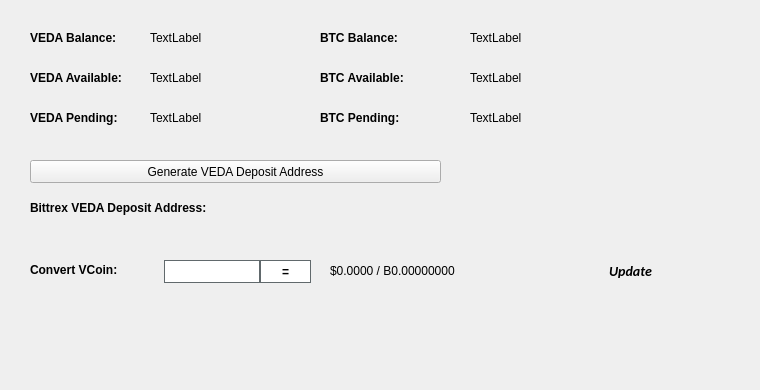
   <widget class="QWidget" name="BalanceTab">
    <attribute name="title">
     <string>Balance</string>
    </attribute>
    <widget class="QLabel" name="BitcoinBalanceLabel">
     <property name="geometry">
      <rect>
       <x>470</x>
       <y>30</y>
       <width>150</width>
       <height>16</height>
      </rect>
     </property>
     <property name="text">
      <string>TextLabel</string>
     </property>
    </widget>
    <widget class="QLabel" name="VEDABalanceLabel">
     <property name="geometry">
      <rect>
       <x>150</x>
       <y>30</y>
       <width>150</width>
       <height>16</height>
      </rect>
     </property>
     <property name="text">
      <string>TextLabel</string>
     </property>
    </widget>
    <widget class="QLabel" name="label_11">
     <property name="geometry">
      <rect>
       <x>30</x>
       <y>30</y>
       <width>101</width>
       <height>16</height>
      </rect>
     </property>
     <property name="font">
      <font>
       <weight>75</weight>
       <bold>true</bold>
      </font>
     </property>
     <property name="text">
      <string>VEDA Balance:</string>
     </property>
    </widget>
    <widget class="QLabel" name="label_12">
     <property name="geometry">
      <rect>
       <x>320</x>
       <y>30</y>
       <width>101</width>
       <height>16</height>
      </rect>
     </property>
     <property name="font">
      <font>
       <weight>75</weight>
       <bold>true</bold>
      </font>
     </property>
     <property name="text">
      <string>BTC Balance:</string>
     </property>
    </widget>
    <widget class="QLabel" name="VEDAAvailableLabel_2">
     <property name="geometry">
      <rect>
       <x>150</x>
       <y>70</y>
       <width>150</width>
       <height>16</height>
      </rect>
     </property>
     <property name="text">
      <string>TextLabel</string>
     </property>
    </widget>
    <widget class="QLabel" name="label_13">
     <property name="geometry">
      <rect>
       <x>30</x>
       <y>70</y>
       <width>111</width>
       <height>16</height>
      </rect>
     </property>
     <property name="font">
      <font>
       <weight>75</weight>
       <bold>true</bold>
      </font>
     </property>
     <property name="text">
      <string>VEDA Available:</string>
     </property>
    </widget>
    <widget class="QLabel" name="label_14">
     <property name="geometry">
      <rect>
       <x>30</x>
       <y>110</y>
       <width>101</width>
       <height>16</height>
      </rect>
     </property>
     <property name="font">
      <font>
       <weight>75</weight>
       <bold>true</bold>
      </font>
     </property>
     <property name="text">
      <string>VEDA Pending:</string>
     </property>
    </widget>
    <widget class="QLabel" name="VEDAPendingLabel">
     <property name="geometry">
      <rect>
       <x>150</x>
       <y>110</y>
       <width>150</width>
       <height>16</height>
      </rect>
     </property>
     <property name="text">
      <string>TextLabel</string>
     </property>
    </widget>
    <widget class="QLabel" name="label_15">
     <property name="geometry">
      <rect>
       <x>320</x>
       <y>70</y>
       <width>111</width>
       <height>16</height>
      </rect>
     </property>
     <property name="font">
      <font>
       <weight>75</weight>
       <bold>true</bold>
      </font>
     </property>
     <property name="text">
      <string>BTC Available:</string>
     </property>
    </widget>
    <widget class="QLabel" name="BitcoinAvailableLabel">
     <property name="geometry">
      <rect>
       <x>470</x>
       <y>70</y>
       <width>150</width>
       <height>16</height>
      </rect>
     </property>
     <property name="text">
      <string>TextLabel</string>
     </property>
    </widget>
    <widget class="QLabel" name="label_31">
     <property name="geometry">
      <rect>
       <x>320</x>
       <y>110</y>
       <width>111</width>
       <height>16</height>
      </rect>
     </property>
     <property name="font">
      <font>
       <weight>75</weight>
       <bold>true</bold>
      </font>
     </property>
     <property name="text">
      <string>BTC Pending:</string>
     </property>
    </widget>
    <widget class="QLabel" name="BitcoinPendingLabel">
     <property name="geometry">
      <rect>
       <x>470</x>
       <y>110</y>
       <width>150</width>
       <height>16</height>
      </rect>
     </property>
     <property name="text">
      <string>TextLabel</string>
     </property>
    </widget>
    <widget class="QLabel" name="label_33">
     <property name="geometry">
      <rect>
       <x>30</x>
       <y>200</y>
       <width>221</width>
       <height>16</height>
      </rect>
     </property>
     <property name="font">
      <font>
       <weight>75</weight>
       <bold>true</bold>
      </font>
     </property>
     <property name="text">
      <string>Bittrex VEDA Deposit Address:</string>
     </property>
    </widget>
    <widget class="QPushButton" name="GenDepositBTN">
     <property name="geometry">
      <rect>
       <x>30</x>
       <y>160</y>
       <width>411</width>
       <height>23</height>
      </rect>
     </property>
     <property name="text">
      <string>Generate VEDA Deposit Address</string>
     </property>
     <property name="icon">
      <iconset resource="../veda.qrc">
       <normaloff>:/icons/bitcoin</normaloff>:/icons/bitcoin</iconset>
     </property>
    </widget>
    <widget class="QLabel" name="DepositAddressLabel">
     <property name="geometry">
      <rect>
       <x>200</x>
       <y>200</y>
       <width>261</width>
       <height>16</height>
      </rect>
     </property>
     <property name="palette">
      <palette>
       <active>
        <colorrole role="WindowText">
         <brush brushstyle="SolidPattern">
          <color alpha="255">
           <red>0</red>
           <green>0</green>
           <blue>0</blue>
          </color>
         </brush>
        </colorrole>
        <colorrole role="Text">
         <brush brushstyle="SolidPattern">
          <color alpha="255">
           <red>0</red>
           <green>0</green>
           <blue>255</blue>
          </color>
         </brush>
        </colorrole>
       </active>
       <inactive>
        <colorrole role="WindowText">
         <brush brushstyle="SolidPattern">
          <color alpha="255">
           <red>0</red>
           <green>0</green>
           <blue>0</blue>
          </color>
         </brush>
        </colorrole>
        <colorrole role="Text">
         <brush brushstyle="SolidPattern">
          <color alpha="255">
           <red>0</red>
           <green>0</green>
           <blue>255</blue>
          </color>
         </brush>
        </colorrole>
       </inactive>
       <disabled>
        <colorrole role="WindowText">
         <brush brushstyle="SolidPattern">
          <color alpha="255">
           <red>120</red>
           <green>120</green>
           <blue>120</blue>
          </color>
         </brush>
        </colorrole>
        <colorrole role="Text">
         <brush brushstyle="SolidPattern">
          <color alpha="255">
           <red>120</red>
           <green>120</green>
           <blue>120</blue>
          </color>
         </brush>
        </colorrole>
       </disabled>
      </palette>
     </property>
     <property name="font">
      <font>
       <weight>75</weight>
       <bold>true</bold>
      </font>
     </property>
     <property name="text">
      <string/>
     </property>
     <property name="alignment">
      <set>Qt::AlignRight|Qt::AlignTrailing|Qt::AlignVCenter</set>
     </property>
     <property name="textInteractionFlags">
      <set>Qt::LinksAccessibleByMouse|Qt::TextSelectableByKeyboard|Qt::TextSelectableByMouse</set>
     </property>
    </widget>
    <widget class="QLabel" name="label_8">
     <property name="geometry">
      <rect>
       <x>460</x>
       <y>300</y>
       <width>281</width>
       <height>81</height>
      </rect>
     </property>
     <property name="text">
      <string/>
     </property>
     <property name="pixmap">
      <pixmap>:/images/bittrex</pixmap>
     </property>
    </widget>
    <widget class="QWidget" name="widgetConversion" native="true">
     <property name="geometry">
      <rect>
       <x>0</x>
       <y>250</y>
       <width>751</width>
       <height>43</height>
      </rect>
     </property>
     <property name="minimumSize">
      <size>
       <width>0</width>
       <height>43</height>
      </size>
     </property>
     <property name="styleSheet">
      <string notr="true"/>
     </property>
     <widget class="QPushButton" name="btnUpdateMarketData">
      <property name="geometry">
       <rect>
        <x>575</x>
        <y>0</y>
        <width>111</width>
        <height>41</height>
       </rect>
      </property>
      <property name="sizePolicy">
       <sizepolicy hsizetype="Expanding" vsizetype="Expanding">
        <horstretch>0</horstretch>
        <verstretch>0</verstretch>
       </sizepolicy>
      </property>
      <property name="font">
       <font>
        <family>calibri</family>
        <pointsize>-1</pointsize>
        <weight>75</weight>
        <italic>true</italic>
        <bold>true</bold>
       </font>
      </property>
      <property name="styleSheet">
       <string notr="true">margin:0px;text-align:center;padding:2px;border-radius:3px;font-style:italic;width:100px;font-size:14px;font-family:calibri;font-weight:600;</string>
      </property>
      <property name="text">
       <string>Update</string>
      </property>
      <property name="iconSize">
       <size>
        <width>150</width>
        <height>35</height>
       </size>
      </property>
      <property name="autoDefault">
       <bool>true</bool>
      </property>
      <property name="default">
       <bool>true</bool>
      </property>
     </widget>
     <widget class="QLabel" name="lblConvertVCoin">
      <property name="geometry">
       <rect>
        <x>30</x>
        <y>10</y>
        <width>131</width>
        <height>20</height>
       </rect>
      </property>
      <property name="styleSheet">
       <string notr="true"/>
      </property>
      <property name="text">
       <string>&lt;html&gt;&lt;head/&gt;&lt;body&gt;&lt;p&gt;&lt;span style=&quot; font-weight:600;&quot;&gt;Convert VCoin:&lt;/span&gt;&lt;/p&gt;&lt;/body&gt;&lt;/html&gt;</string>
      </property>
     </widget>
     <widget class="QLineEdit" name="txtConvertVCoinQty">
      <property name="geometry">
       <rect>
        <x>160</x>
        <y>10</y>
        <width>100</width>
        <height>23</height>
       </rect>
      </property>
      <property name="minimumSize">
       <size>
        <width>100</width>
        <height>23</height>
       </size>
      </property>
      <property name="maximumSize">
       <size>
        <width>100</width>
        <height>16777215</height>
       </size>
      </property>
      <property name="styleSheet">
       <string notr="true">border: 1px solid #61696c;margin-left:4px;</string>
      </property>
     </widget>
     <widget class="QPushButton" name="btnConvertVeda">
      <property name="geometry">
       <rect>
        <x>260</x>
        <y>10</y>
        <width>51</width>
        <height>23</height>
       </rect>
      </property>
      <property name="minimumSize">
       <size>
        <width>0</width>
        <height>23</height>
       </size>
      </property>
      <property name="styleSheet">
       <string notr="true">border:1px solid #61696c;background:white;font-weight:600;</string>
      </property>
      <property name="text">
       <string>=</string>
      </property>
     </widget>
     <widget class="QLabel" name="lblConvertVCoinResults">
      <property name="geometry">
       <rect>
        <x>330</x>
        <y>0</y>
        <width>201</width>
        <height>41</height>
       </rect>
      </property>
      <property name="styleSheet">
       <string notr="true"/>
      </property>
      <property name="text">
       <string>$0.0000 / B0.00000000</string>
      </property>
     </widget>
     <widget class="QLabel" name="iconOverviewUpdateWait">
      <property name="geometry">
       <rect>
        <x>670</x>
        <y>10</y>
        <width>24</width>
        <height>24</height>
       </rect>
      </property>
      <property name="text">
       <string/>
      </property>
      <property name="pixmap">
       <pixmap resource="../veda.qrc">:/icons/transaction_1</pixmap>
      </property>
      <property name="scaledContents">
       <bool>true</bool>
      </property>
      <property name="alignment">
       <set>Qt::AlignCenter</set>
      </property>
     </widget>
    </widget>
   </widget>
